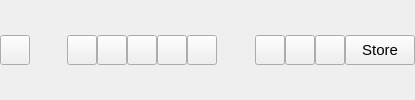
         <widget class="QWidget" name="scrollAreaButtons" native="true">
          <property name="minimumSize">
           <size>
            <width>0</width>
            <height>0</height>
           </size>
          </property>
          <property name="maximumSize">
           <size>
            <width>415</width>
            <height>16777215</height>
           </size>
          </property>
          <property name="font">
           <font>
            <pointsize>-1</pointsize>
           </font>
          </property>
          <property name="styleSheet">
           <string notr="true">font-size: 15px;</string>
          </property>
          <layout class="QHBoxLayout" name="horizontalLayout_8">
           <property name="spacing">
            <number>0</number>
           </property>
           <property name="leftMargin">
            <number>0</number>
           </property>
           <property name="topMargin">
            <number>0</number>
           </property>
           <property name="rightMargin">
            <number>0</number>
           </property>
           <property name="bottomMargin">
            <number>0</number>
           </property>
           <item>
            <widget class="QPushButton" name="upProfile">
             <property name="minimumSize">
              <size>
               <width>30</width>
               <height>30</height>
              </size>
             </property>
             <property name="maximumSize">
              <size>
               <width>30</width>
               <height>30</height>
              </size>
             </property>
             <property name="toolTip">
              <string>&lt;font color=black&gt;Move up (CTRL+Up)&lt;/font&gt;</string>
             </property>
             <property name="text">
              <string/>
             </property>
             <property name="icon">
              <iconset>
               <normaloff>.rsrc/res/drawable/arrowupbtn21a.png</normaloff>.rsrc/res/drawable/arrowupbtn21a.png</iconset>
             </property>
             <property name="shortcut">
              <string>Ctrl+Up</string>
             </property>
            </widget>
           </item>
           <item>
            <spacer name="horizontalSpacer">
             <property name="orientation">
              <enum>Qt::Horizontal</enum>
             </property>
             <property name="sizeHint" stdset="0">
              <size>
               <width>50</width>
               <height>20</height>
              </size>
             </property>
            </spacer>
           </item>
           <item>
            <widget class="QPushButton" name="newFile">
             <property name="minimumSize">
              <size>
               <width>30</width>
               <height>30</height>
              </size>
             </property>
             <property name="maximumSize">
              <size>
               <width>30</width>
               <height>30</height>
              </size>
             </property>
             <property name="toolTip">
              <string>&lt;font color=black&gt;New File (CTRL+Shift+N)&lt;/font&gt;</string>
             </property>
             <property name="text">
              <string/>
             </property>
             <property name="icon">
              <iconset>
               <normaloff>.rsrc/res/drawable/copybtn21a.png</normaloff>.rsrc/res/drawable/copybtn21a.png</iconset>
             </property>
             <property name="iconSize">
              <size>
               <width>20</width>
               <height>20</height>
              </size>
             </property>
             <property name="shortcut">
              <string>Ctrl+Shift+N</string>
             </property>
             <property name="checkable">
              <bool>false</bool>
             </property>
             <property name="checked">
              <bool>false</bool>
             </property>
            </widget>
           </item>
           <item>
            <widget class="QPushButton" name="saveButton">
             <property name="minimumSize">
              <size>
               <width>30</width>
               <height>30</height>
              </size>
             </property>
             <property name="maximumSize">
              <size>
               <width>30</width>
               <height>30</height>
              </size>
             </property>
             <property name="toolTip">
              <string>&lt;font color=black&gt;Save File (CTRL+S)&lt;/font&gt;</string>
             </property>
             <property name="text">
              <string/>
             </property>
             <property name="icon">
              <iconset>
               <normaloff>.rsrc/res/drawable-xhdpi-v4/savebtn_menu21a.png</normaloff>.rsrc/res/drawable-xhdpi-v4/savebtn_menu21a.png</iconset>
             </property>
             <property name="iconSize">
              <size>
               <width>20</width>
               <height>20</height>
              </size>
             </property>
             <property name="shortcut">
              <string>Ctrl+S</string>
             </property>
            </widget>
           </item>
           <item>
            <widget class="QPushButton" name="saveAsButton">
             <property name="minimumSize">
              <size>
               <width>30</width>
               <height>30</height>
              </size>
             </property>
             <property name="maximumSize">
              <size>
               <width>30</width>
               <height>30</height>
              </size>
             </property>
             <property name="toolTip">
              <string>&lt;font color=black&gt;Save file as... (CTRL+Shift+S)&lt;/font&gt;</string>
             </property>
             <property name="text">
              <string/>
             </property>
             <property name="icon">
              <iconset>
               <normaloff>.rsrc/res/drawable-xhdpi-v4/saveasbtn_menu21a.png</normaloff>.rsrc/res/drawable-xhdpi-v4/saveasbtn_menu21a.png</iconset>
             </property>
             <property name="iconSize">
              <size>
               <width>20</width>
               <height>20</height>
              </size>
             </property>
             <property name="shortcut">
              <string>Ctrl+Shift+S</string>
             </property>
             <property name="checkable">
              <bool>false</bool>
             </property>
             <property name="checked">
              <bool>false</bool>
             </property>
            </widget>
           </item>
           <item>
            <widget class="QPushButton" name="openFile">
             <property name="minimumSize">
              <size>
               <width>30</width>
               <height>30</height>
              </size>
             </property>
             <property name="maximumSize">
              <size>
               <width>30</width>
               <height>30</height>
              </size>
             </property>
             <property name="toolTip">
              <string>&lt;font color=black&gt;Open File (CTRL+O)&lt;/font&gt;</string>
             </property>
             <property name="text">
              <string/>
             </property>
             <property name="icon">
              <iconset>
               <normaloff>.rsrc/res/drawable/openbtn_menu21a.png</normaloff>.rsrc/res/drawable/openbtn_menu21a.png</iconset>
             </property>
             <property name="iconSize">
              <size>
               <width>20</width>
               <height>20</height>
              </size>
             </property>
             <property name="shortcut">
              <string>Ctrl+O</string>
             </property>
             <property name="checkable">
              <bool>false</bool>
             </property>
             <property name="checked">
              <bool>false</bool>
             </property>
            </widget>
           </item>
           <item>
            <widget class="QPushButton" name="closeFile">
             <property name="minimumSize">
              <size>
               <width>30</width>
               <height>30</height>
              </size>
             </property>
             <property name="maximumSize">
              <size>
               <width>30</width>
               <height>30</height>
              </size>
             </property>
             <property name="toolTip">
              <string>&lt;font color=black&gt;Close File (CTRL+Shift+C)&lt;/font&gt;</string>
             </property>
             <property name="text">
              <string/>
             </property>
             <property name="icon">
              <iconset>
               <normaloff>.rsrc/res/drawable/openbtn_menu21b.png</normaloff>.rsrc/res/drawable/openbtn_menu21b.png</iconset>
             </property>
             <property name="iconSize">
              <size>
               <width>20</width>
               <height>20</height>
              </size>
             </property>
             <property name="shortcut">
              <string>Ctrl+Shift+C</string>
             </property>
             <property name="checkable">
              <bool>false</bool>
             </property>
             <property name="checked">
              <bool>false</bool>
             </property>
            </widget>
           </item>
           <item>
            <spacer name="horizontalSpacer_2">
             <property name="orientation">
              <enum>Qt::Horizontal</enum>
             </property>
             <property name="sizeType">
              <enum>QSizePolicy::Preferred</enum>
             </property>
             <property name="sizeHint" stdset="0">
              <size>
               <width>50</width>
               <height>20</height>
              </size>
             </property>
            </spacer>
           </item>
           <item>
            <widget class="QPushButton" name="newProfileButton">
             <property name="minimumSize">
              <size>
               <width>30</width>
               <height>30</height>
              </size>
             </property>
             <property name="maximumSize">
              <size>
               <width>30</width>
               <height>30</height>
              </size>
             </property>
             <property name="toolTip">
              <string>&lt;font color=black&gt;Add Profile (CTRL+N)&lt;/font&gt;</string>
             </property>
             <property name="whatsThis">
              <string/>
             </property>
             <property name="accessibleDescription">
              <string/>
             </property>
             <property name="styleSheet">
              <string notr="true">QPushButton {color: white;}
QPushButton::QToolTip {color: black}</string>
             </property>
             <property name="text">
              <string/>
             </property>
             <property name="icon">
              <iconset>
               <normaloff>.rsrc/res/drawable/addnewbtn21a.png</normaloff>.rsrc/res/drawable/addnewbtn21a.png</iconset>
             </property>
             <property name="iconSize">
              <size>
               <width>25</width>
               <height>25</height>
              </size>
             </property>
             <property name="shortcut">
              <string>Ctrl+N</string>
             </property>
            </widget>
           </item>
           <item>
            <widget class="QPushButton" name="removeProfileButton">
             <property name="minimumSize">
              <size>
               <width>30</width>
               <height>30</height>
              </size>
             </property>
             <property name="maximumSize">
              <size>
               <width>30</width>
               <height>30</height>
              </size>
             </property>
             <property name="toolTip">
              <string>&lt;font color=black&gt;Remove Profile (CTRL+Del)&lt;/font&gt;</string>
             </property>
             <property name="text">
              <string/>
             </property>
             <property name="icon">
              <iconset>
               <normaloff>.rsrc/res/drawable/removebtn_menu21a.png</normaloff>.rsrc/res/drawable/removebtn_menu21a.png</iconset>
             </property>
             <property name="iconSize">
              <size>
               <width>25</width>
               <height>25</height>
              </size>
             </property>
             <property name="shortcut">
              <string>Ctrl+Del</string>
             </property>
            </widget>
           </item>
           <item>
            <widget class="QPushButton" name="clearAllProfiles">
             <property name="minimumSize">
              <size>
               <width>30</width>
               <height>30</height>
              </size>
             </property>
             <property name="maximumSize">
              <size>
               <width>30</width>
               <height>30</height>
              </size>
             </property>
             <property name="toolTip">
              <string>&lt;font color=black&gt;Remove All Profiles (CTRL+Shift+Del)&lt;/font&gt;</string>
             </property>
             <property name="text">
              <string/>
             </property>
             <property name="icon">
              <iconset>
               <normaloff>.rsrc/res/drawable-xxxhdpi-v4/deletebtn21a.png</normaloff>.rsrc/res/drawable-xxxhdpi-v4/deletebtn21a.png</iconset>
             </property>
             <property name="iconSize">
              <size>
               <width>20</width>
               <height>20</height>
              </size>
             </property>
             <property name="shortcut">
              <string>Ctrl+Shift+Del</string>
             </property>
            </widget>
           </item>
           <item>
            <widget class="QPushButton" name="saveProfileButton">
             <property name="minimumSize">
              <size>
               <width>70</width>
               <height>30</height>
              </size>
             </property>
             <property name="maximumSize">
              <size>
               <width>70</width>
               <height>30</height>
              </size>
             </property>
             <property name="text">
              <string>Store</string>
             </property>
             <property name="checkable">
              <bool>false</bool>
             </property>
            </widget>
           </item>
          </layout>
         </widget>
